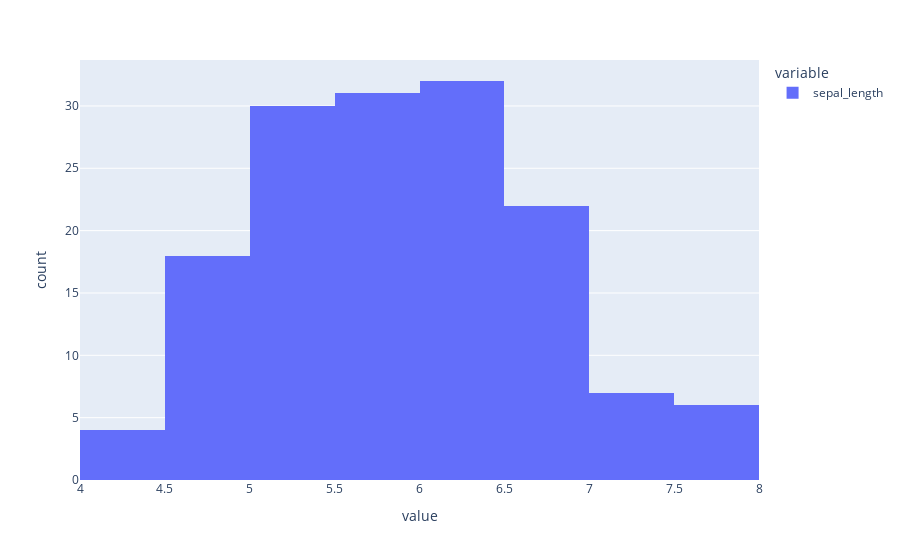

Source (notebook cell):
### Code cell
fig2 = px.histogram(df_iris[["sepal_length"]])
fig2.show()

### Figure 1 — Plotly figure (JSON) as saved in the notebook; plotly's stock layout.template omitted (floating-point values rounded to 4 significant figures; data arrays with more than 128 entries replaced by an {"elided": "..."} marker saying what was removed)
{"data": [{"alignmentgroup": "True", "bingroup": "x", "hovertemplate": "variable=sepal_length<br>value=%{x}<br>count=%{y}<extra></extra>", "legendgroup": "sepal_length", "marker": {"color": "#636efa", "pattern": {"shape": ""}}, "name": "sepal_length", "offsetgroup": "sepal_length", "orientation": "v", "showlegend": true, "type": "histogram", "x": {"elided": "150 float values"}, "xaxis": "x", "yaxis": "y"}], "layout": {"barmode": "relative", "legend": {"title": {"text": "variable"}, "tracegroupgap": 0}, "margin": {"t": 60}, "xaxis": {"anchor": "y", "domain": [0, 1], "title": {"text": "value"}}, "yaxis": {"anchor": "x", "domain": [0, 1], "title": {"text": "count"}}}}
